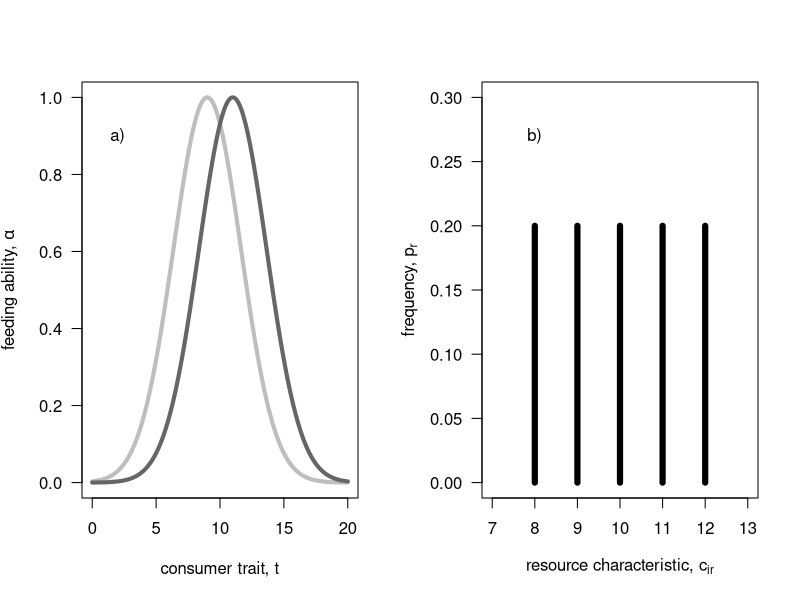
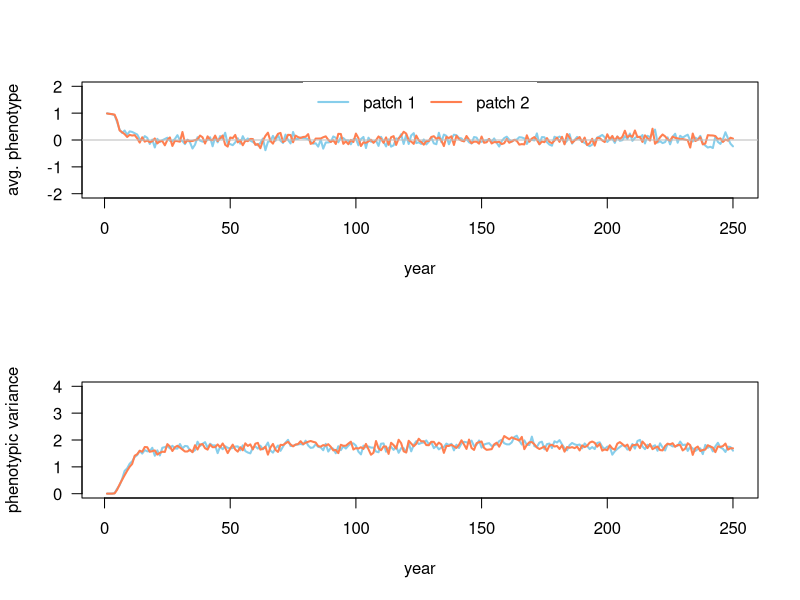
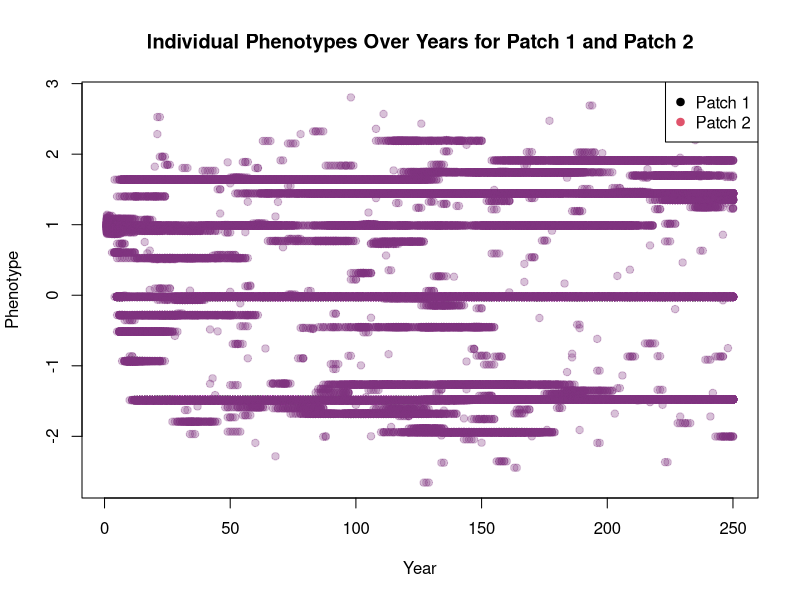

Recreate these plots in R, in order. (Note: this script raises an error after producing the figures.)

rm(list=ls())  #removes stuff from environment.
# plot resource distribution            ----
par(mfrow=c(1,2))
z <- seq(0,20,0.01); omega<-7
plot( x=z, y=exp(- (z-9)^2 / (2 * omega)), lwd=4, col="gray", las=1, ylim=c(0,1), xlab="consumer trait, t", ylab=expression(paste("feeding ability, ",alpha)), type="l")
lines(x=z, y=exp(- (z-11)^2 / (2 * omega)), lwd=4, col="gray40")
text(x=2, y=0.9*1, "a)")

ct <- 8:12
plot(x=ct, y=rep.int(0.2, 5), las=1, ylab=expression(paste("frequency, ", p[r])), xlab=expression(paste("resource characteristic, ", c[i][,][r])), type="h", lwd=6, xlim=c(7,13), ylim=c(0,0.3))
text(x=8, y=0.30*0.9, "b)")

par(mfrow=c(1,1))

# define simulation function            ----
resourceCompetition <- function(resProp, resFreq, popSize, resGen=1, mutProb=0.001, mutVar=0.1, years=200, iniPmean=5, iniPvar=0.05, dispProb=0.5){

  # initialize population ......................................
  pop           <- matrix(NA, ncol=3, nrow=sum(popSize))      #NA is used here to preallocate memory for each entry while still not filling them with a value. 
  colnames(pop) <- c("patch", "pheno", "fec")
  
  pop[,1] <- c(rep.int(1,popSize[1]), rep.int(2, popSize[2]))
  pop[,2] <- rnorm(n=sum(popSize), mean=iniPmean, sd=0.05)
  
  stats         <- NULL
  phenotype <- matrix(NA, ncol=3, nrow=0)   # creates a matrix to store all phenotype values of all individuals in.
  colnames(phenotype) <- c("year", "patch", "phenotype")
  
  for(t in 1:years){
    
    # compute fecundity proxy ----
    # compute alpha - patch 1 ............................................................
    patch1    <- pop[pop[,1]==1,]   #This extracts all values in the pop matrix where the patch=1, i.e. they belong to patch 1. So all the rows with patch =2 are removed
    alphaSum1 <- NULL
    alpha1    <- NULL
    for(r in 1:ncol(resProp)){ # r<-1 # loop through each resource
      
      rp <- resProp[1,r]                                 # resource property 
      
      alpha     <- exp(-(patch1[,2]-rp)^2/ (2*resGen[1,1]) )  # compute all alphas
      alpha1    <- cbind(alpha1, alpha)                  # store all alphas
      alphaSum1 <- c(alphaSum1, sum(alpha) )             # store the sum over all alphas
      
    }
    
    # fec - patch 1 ............................................................
    for(i in 1:nrow(patch1)){
      
      fec <- 0
      for(r in 1:ncol(resProp)){ # r<-1; i<-1
        
        pi  <- resFreq[1,r]
        fec <- fec + pi * (alpha1[i,r]/alphaSum1[r])
        
      }
      patch1[i,3] <- fec
      
    }
    
    # alpha - patch 2 ............................................................
    patch2    <- pop[pop[,1]==2,]
    alphaSum2 <- NULL
    alpha2    <- NULL
    for(r in 1:ncol(resProp)){ # r<-1
      
      alpha     <- exp(-(patch2[,2]-resProp[2,r])^2/ (2*resGen[2,1]) )
      alpha2    <- cbind(alpha2, alpha)
      alphaSum2 <- c(alphaSum2, sum(alpha) )
      
    }
    
    # fec - patch 2 ............................................................
    for(i in 1:nrow(patch2)){
      
      fec <- 0
      for(r in 1:ncol(resProp)){ # r<-1; i<-1
        
        fec <- fec + resFreq[2,r]*alpha2[i,r]/alphaSum2[r]
        
      }
      patch2[i,3] <- fec
      
    }
    
    # create next generation  ----
    patch1new     <- patch1[sample(size=popSize[1], x=1:nrow(patch1),prob=patch1[,3], replace=T),]
    patch1new[,3] <- NA
    
    patch2new     <- patch2[sample(size=popSize[2], x=1:nrow(patch2),prob=patch2[,3], replace=T),]
    patch2new[,3] <- NA
    
    pop <- rbind(patch1new, patch2new)
    
    # mutate new generation   ----
    for(i in 1:nrow(pop)){
      
      if(runif(n=1, min=0, max=1)<=mutProb){
        
        pop[i,2] <- pop[i,2] + rnorm(n=1, mean=0, sd=mutVar)
        # print("mutation!")
        
      }
    }
    
    # dispersal               ----
    dispInds <- runif(n=nrow(pop))<dispProb
    dispInds <- which(dispInds==TRUE)
    if(length(dispInds)>=1){
      for(i in 1:length(dispInds)){
        if(pop[dispInds[i],1]==1){
          pop[dispInds[i],1] <- 2
        } else {
          pop[dispInds[i],1] <- 1
        }
      }
    }
    
    # extract stats           ----
    patch1    <- pop[pop[,1]==1,]
    patch2    <- pop[pop[,1]==2,]
    
    stats <- rbind( stats, c(t, mean(patch1[,2]), var(patch1[,2]), mean(patch2[,2]), var(patch2[,2]))) 
    #extract phenotypes of each individual each year
    phenotypes_patch1 <- cbind(rep(t, nrow(patch1)), rep(1, nrow(patch1)), patch1[,2])
    phenotypes_patch2 <- cbind(rep(t, nrow(patch2)), rep(2, nrow(patch2)), patch2[,2])
    
    phenotype <- rbind(phenotype, phenotypes_patch1, phenotypes_patch2)
  }
  
  # return output stats .............................................
  colnames(stats) <- c("year", "mean1", "var1", "mean2", "var2")
  colnames(phenotype) <- c("year", "patch", "phenotype")
  return(list(stats=stats, phenotype=phenotype))  #returns both the stats and the phenotype
  
}

# first test run                        ----
resFreqMatrix <- matrix(rep.int(0.2,5), nrow=2, ncol=5, byrow = TRUE); row.names(resFreqMatrix)<-c("patch1", "patch2")
resPropMatrix <- matrix(-2:2, nrow=2, ncol=5, byrow = TRUE)          ; row.names(resPropMatrix)<-c("patch1", "patch2")

output <- resourceCompetition(resProp=resPropMatrix, resFreq=resFreqMatrix, popSize=c(100, 100), resGen=matrix(c(0.2,0.2),ncol=1, nrow=2), mutProb=0.005, mutVar=0.5, years=250, iniPmean=1)

data <- output$stats

#For plotting "stats":

par(mfrow=c(2,1))
plot( x=data[,1], y=data[,2], lwd=2, col="skyblue", type="l", ylim=c(-2,2), las=1, xlab="year", ylab="avg. phenotype")
lines(x=data[,1], y=data[,4], lwd=2, col="coral"); abline(h=0, col="gray", lty=1)
legend("top", legend=c("patch 1", "patch 2"), lwd=2, lty=1, col=c("skyblue", "coral"), box.col="transparent", horiz=TRUE)

plot( x=data[,1], y=data[,3], lwd=2, col="skyblue", type="l", ylim=c(0,4), las=1, xlab="year", ylab="phenotypic variance")
lines(x=data[,1], y=data[,5], lwd=2, col="coral")
par(mfrow=c(1,1))

#Plotting "phenotypes":

phenotype_data <- output$phenotype 


# Create a scatter plot of individual phenotypes
plot(phenotype_data[,1], phenotype_data[,3], pch=19, col=rgb(0.5,0.2,0.5, alpha =0.3), xlab="Year", ylab="Phenotype")

# Add a legend to distinguish between patches
legend("topright", legend=c("Patch 1", "Patch 2"), col=c(1, 2), pch=19)

# Add a title to the plot
title("Individual Phenotypes Over Years for Patch 1 and Patch 2")



# explore parameters with replicates    ----
propVal    <- c(0.25, 0.4, 0.50, 0.55, 0.6, 0.7, 1.00)
propVar <- NULL

for(i in 1:length(propVal)){ # i<-1
  propVar    <- c(propVar, sum(((-2:2)*propVal[i]-0)^2)/5 )
}

dataP_mean <- NULL
dataP_sd   <- NULL
for(p in 1:length(propVal)){
  dataR_mean <- NULL
  dataR_sd   <- NULL
  for(r in 1:2){ 
    data       <- resourceCompetition(resProp=resPropMatrix*propVal[p], 
                                      resFreq=resFreqMatrix, 
                                      resGen=matrix(c(0.5,0.5),ncol=1, nrow=2), 
                                      mutProb=0.005, mutVar=0.5, 
                                      popSize=c(1000, 1000), 
                                      years=250, iniPmean=1)[250, ,drop=F]
    dataR_mean <- c( dataR_mean, mean(c(data[,2], data[,4])) )
    dataR_sd   <- c( dataR_sd  , mean(c(data[,3], data[,5])) )
  }
  dataP_mean <- rbind(dataP_mean, c(propVar[p], mean(dataR_mean), max(dataR_mean), min(dataR_mean)))
  dataP_sd   <- rbind(dataP_sd  , c(propVar[p], mean(dataR_sd)  , max(dataR_sd)  , min(dataR_sd)))
  print(p)
  
}
colnames(dataP_mean) <- c("resource var", "mean z", "max z"     , "min z")
colnames(dataP_sd)   <- c("resource var", "mean z", "max var(z)", "min var(z)")

# plot  .......................
par(mfrow=c(2,1))
plot(x=dataP_mean[,1], y=dataP_mean[,2], lwd=2, type="o", las=1, xlab="resource variation", ylab="mean phenotype", ylim=c(-1,1), xlim=c(0,max(dataP_sd[,1])))
lines(x=dataP_mean[,1], y=dataP_mean[,3], lwd=2, col="gray")
lines(x=dataP_mean[,1], y=dataP_mean[,4], lwd=2, col="gray")
abline(h=0, col="gray", lty=3)

plot(x=dataP_sd[,1], y=dataP_sd[,2], lwd=2, type="o", las=1, xlab="resource variation", ylab="phenotypic variance", ylim=c(0,2), xlim=c(0,max(dataP_sd[,1])))
lines(x=dataP_sd[,1], y=dataP_sd[,3], lwd=2, col="gray")
lines(x=dataP_sd[,1], y=dataP_sd[,4], lwd=2, col="gray")
abline(v=0.5, col="dodgerblue", lwd=2, lty=3)
legend("top", legend=c("resource generalism"), lty=3, lwd=2,col="dodgerblue", box.col="transparent")
